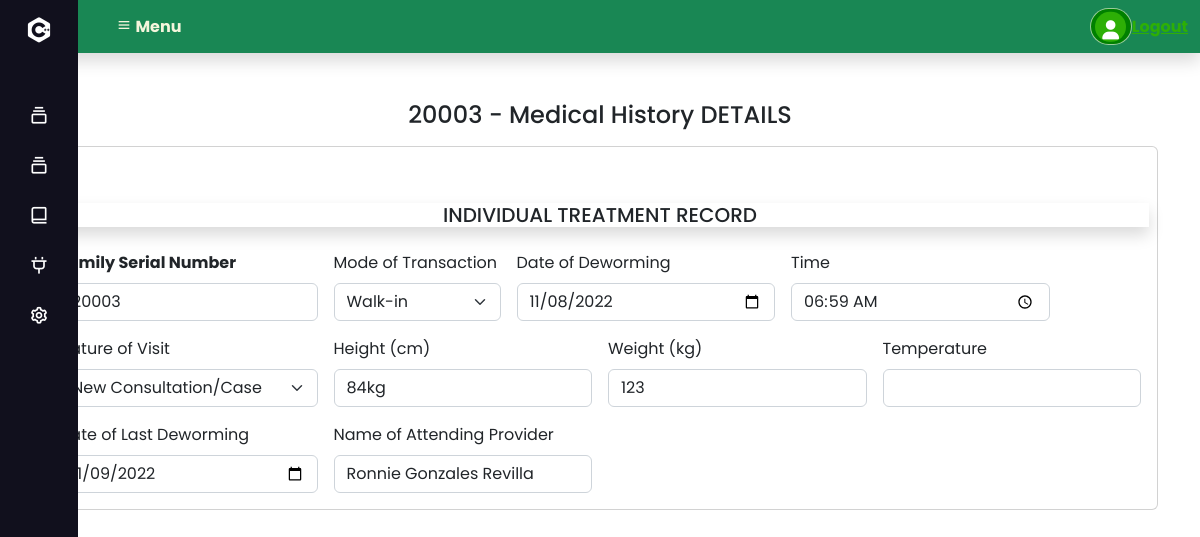
Screenshot of /viewdeworming_itr.php?id=3 with the database file from the repository.
### tables this page shows
CREATE TABLE `tbl_pediadeworming_itr` (
  `id` int(11) NOT NULL AUTO_INCREMENT,
  `family_number` int(11) NOT NULL,
  `mode_of_transaction` varchar(30) NOT NULL,
  `date_deworming` varchar(30) NOT NULL,
  `time` varchar(30) NOT NULL,
  `nature_visit` varchar(30) NOT NULL,
  `weight` varchar(15) NOT NULL,
  `height` varchar(20) NOT NULL,
  `temperature` varchar(20) NOT NULL,
  `date_lastdeworming` varchar(30) NOT NULL,
  `attending_provider` varchar(200) NOT NULL,
  `added_at` date NOT NULL DEFAULT current_timestamp(),
  PRIMARY KEY (`id`)
);

### viewdeworming_itr.php (the view, shortened to what this page needs)
<?php
   $con = connection();
   $id = $_GET['id'];
   $sql = "SELECT * FROM tbl_pediadeworming_itr WHERE id = '$id'";
   $tb_itr = $con->query($sql) or die ($con->error);
   $row = $tb_itr->fetch_assoc();
?>
<!DOCTYPE html>
<html lang="en">
<head>
    <link href="https://cdn.jsdelivr.net/npm/bootstrap@5.2.1/dist/css/bootstrap.min.css" rel="stylesheet">
    <link rel="stylesheet" href="assets/css/fontawesome.css">
    <link rel="stylesheet"  href="https://unpkg.com/boxicons@2.1.2/css/boxicons.min.css" />
</head>
<body>
  <nav class="navbar navbar-expand-md navbar-dark bg-success shadow pt-1.3 pb-1.3">
       <?php include('navbar.php'); ?>
    </nav>
  <section id="home">
        <?php include('navigation-bar.php'); ?>
  <h4 class="mt-5 justify-content-center text-center"><?php echo $row['family_number']; ?> - Medical History DETAILS</h4>
  <div class="container mt-3">
            <div class="card">
                <div class="card-body">
                    <form class="row g-3 mt-4" action="" method="post">
                        <h5 class="ITRtitle justify-content-center text-center shadow">INDIVIDUAL TREATMENT RECORD</h5>
                        <div class="col-md-3">
                            <label for="inputFamilySerial" class="form-label fw-bold">Family Serial Number</label>
                            <input type="text" class="form-control"  value="<?php echo $row['family_number']; ?>" name="familyserial" id="inputFamilySerial">
                        </div>
                        <div class="col-md-2">
                            <label for="inputTransaction" class="form-label">Mode of Transaction</label>
                            <select id="inputTransaction" name="transactionmode" class="form-select">
                              <option <?php echo ($row['mode_of_transaction'] == "Walk-in")? 'selected' : '' ?>>Walk-in</option>
                            </select>
                        </div>
                        <div class="col-3">
                                <label for="inputDateConsul" class="form-label">Date of Deworming</label>
                                <input type="date" value="<?php echo $row['date_deworming']; ?>" name="consultationdate" class="form-control" id="inputDateConsul" placeholder="mm/dd/yyyy">
                            </div>
                            <div class="col-3">
                                <label for="inputConsulTime" class="form-label">Time</label>
                                <input type="time" value="<?php echo $row['time']; ?>" name="consultationtime" class="form-control" id="inputConsulTime" placeholder="AM/PM">
                            </div>
                            <div class="col-3">
                            <label for="inputNatureVisit" class="form-label">Nature of Visit</label>
                                 <select id="inputNatureVisit" name="naturevisit" class="form-select">
                                   <option <?php echo ($row['nature_visit'] == "New Consultation/Case")? 'selected' : '' ?>>New Consultation/Case</option>
                                 </select>
                            </div>
                            <div class="col-3">
                                <label for="inputHeight" class="form-label">Height (cm)</label>
                                <input type="text" name="height" value="<?php echo $row['height']; ?>" class="form-control" id="inputHeight">
                            </div>
                            <div class="col-3">
                                <label for="inputWeight" class="form-label">Weight (kg)</label>
                                <input type="text" name="weight" value="<?php echo $row['weight']; ?>" class="form-control" id="inputWeight">
                            </div>
                            <div class="col-3">
                                 <label for="inputTemperature" class="form-label">Temperature</label>
                                 <input type="text" name="temperature" value="<?php echo $row['temperature']; ?>" class="form-control" id="inputTemperature">
                            </div>
                            <div class="col-3">
                              <label for="inputTemperature" class="form-label">Date of Last Deworming</label>
                              <input type="date" value="<?php echo $row['date_lastdeworming']; ?>" name="datelastdeworming" class="form-control" id="inputTemperature">
                            </div>
                            <div class="col-3">
                              <label for="inputAttendingprovider" class="form-label">Name of Attending Provider</label>
                              <input type="text" name="attendingprovider"  value="<?php echo $row['attending_provider']; ?>" class="form-control" id="inputAttendingprovider">
                            </div>
                    </form>
      </div>
    </div>
  </div>
</body>
</html>

### css/Sidebardesign.css (style rules this page uses)
* { margin: 0; padding: 0; box-sizing: border-box; font-family: 'Poppins', sans-serif; }

### rows the page displays
tbl_pediadeworming_itr: family_number "20003", familyserial "20003", transactionmode "Walk-in", consultationdate "11/08/2022", consultationtime "06:59", naturevisit "New Consultation/Case", height "84kg", weight "123", datelastdeworming "11/09/2022", attendingprovider "Ronnie Gonzales Revilla"
